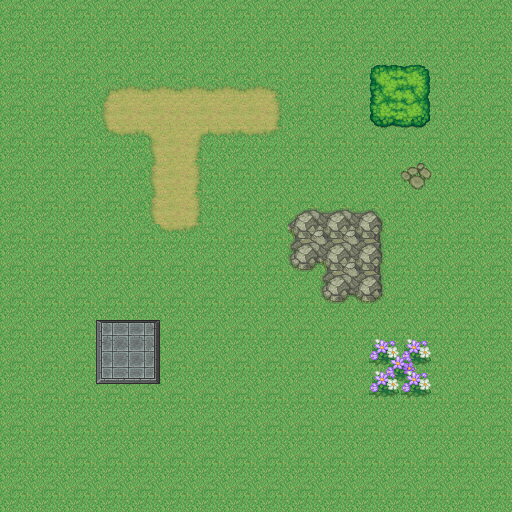

A 2D game scene composited from a Tiled map and its tileset images. What follows is a short description and the map's XML, with every tile layer's data as written:
An orthogonal 32x32 tile map with 16x16 px tiles, 2 tile layers (base, wall).

<map version="1.10" tiledversion="1.11.2" orientation="orthogonal" renderorder="right-down" width="32" height="32" tilewidth="16" tileheight="16" infinite="0" nextlayerid="3" nextobjectid="1">
 <editorsettings>
  <export target="ground.json" format="json" />
 </editorsettings>
 <tileset firstgid="1" name="ground_tile_1" tilewidth="16" tileheight="16" tilecount="768" columns="32">
  <image source="BrightForest-A2.png" width="512" height="384" />
 </tileset>
 <layer id="2" name="base" width="32" height="32">
  <data encoding="csv">
1,2,1,2,1,2,1,2,1,2,1,2,1,2,1,2,1,2,1,2,1,2,1,2,1,2,1,2,1,2,1,2,
33,34,33,34,33,34,33,34,33,34,33,34,33,34,33,34,33,34,33,34,33,34,33,34,33,34,33,34,33,34,33,34,
1,2,1,2,1,2,1,2,1,2,1,2,1,2,1,2,1,2,1,2,1,2,1,2,1,2,1,2,1,2,1,2,
33,34,33,34,33,34,33,34,33,34,33,34,33,34,33,34,33,34,33,34,33,34,33,34,33,34,33,34,33,34,33,34,
1,2,1,2,1,2,1,2,1,2,1,2,1,2,1,2,1,2,1,2,1,2,1,2,1,2,1,2,1,2,1,2,
33,34,33,34,33,34,265,266,267,266,267,266,267,266,267,266,267,268,33,34,33,34,33,34,33,34,33,34,33,34,33,34,
1,2,1,2,1,2,297,298,299,298,299,299,298,299,298,298,299,300,1,2,1,2,1,2,1,2,1,2,1,2,1,2,
33,34,33,34,33,34,329,330,331,330,331,331,330,331,330,330,331,332,33,34,33,34,33,34,33,34,33,34,33,34,33,34,
1,2,1,2,1,2,361,362,363,235,298,299,236,362,363,362,363,364,1,2,1,2,1,2,1,2,1,2,1,2,1,2,
33,34,33,34,33,34,33,34,33,329,330,331,332,34,33,34,33,34,33,34,33,34,33,34,33,34,33,34,33,34,33,34,
1,2,1,2,1,2,1,2,1,297,298,299,300,2,1,2,1,2,1,2,1,2,1,2,1,2,1,2,1,2,1,2,
33,34,33,34,33,34,33,34,33,329,330,331,332,34,33,34,33,34,33,34,33,34,33,34,33,34,33,34,33,34,33,34,
1,2,1,2,1,2,1,2,1,297,298,299,300,2,1,2,1,2,1,2,1,2,1,2,1,2,1,2,1,2,1,2,
33,34,33,34,33,34,33,34,33,329,330,331,332,34,33,34,33,34,33,34,33,34,33,34,33,34,33,34,33,34,33,34,
1,2,1,2,1,2,1,2,1,2,362,363,364,2,1,2,1,2,1,2,1,2,1,2,1,2,1,2,1,2,1,2,
33,34,33,34,33,34,33,34,33,34,33,34,33,34,33,34,33,34,33,34,33,34,33,34,33,34,33,34,33,34,33,34,
1,2,1,2,1,2,1,2,1,2,1,2,1,2,1,2,1,2,1,2,1,2,1,2,1,2,1,2,1,2,1,2,
33,34,33,34,33,34,33,34,33,34,33,34,33,34,33,34,33,34,33,34,33,34,33,34,33,34,33,34,33,34,33,34,
1,2,1,2,1,2,1,2,1,2,1,2,1,2,1,2,1,2,1,2,1,2,1,2,1,2,1,2,1,2,1,2,
33,34,33,34,33,34,33,34,33,34,33,34,33,34,33,34,33,34,33,34,33,34,33,34,33,34,33,34,33,34,33,34,
1,2,1,2,1,2,1,2,1,2,1,2,1,2,1,2,1,2,1,2,1,2,1,2,1,2,1,2,1,2,1,2,
33,34,33,34,33,34,33,34,33,34,33,34,33,34,33,34,33,34,33,34,33,34,33,34,33,34,33,34,33,34,33,34,
1,2,1,2,1,2,1,2,1,2,1,2,1,2,1,2,1,2,1,2,1,2,1,2,1,2,1,2,1,2,1,2,
33,34,33,34,33,34,33,34,33,34,33,34,33,34,33,34,33,34,33,34,33,34,33,34,33,34,33,34,33,34,33,34,
1,2,1,2,1,2,1,2,1,2,1,2,1,2,1,2,1,2,1,2,1,2,1,2,1,2,1,2,1,2,1,2,
33,34,33,34,33,34,33,34,33,34,33,34,33,34,33,34,33,34,33,34,33,34,33,34,33,34,33,34,33,34,33,34,
1,2,1,2,1,2,1,2,1,2,1,2,1,2,1,2,1,2,1,2,1,2,1,2,1,2,1,2,1,2,1,2,
33,34,33,34,33,34,33,34,33,34,33,34,33,34,33,34,33,34,33,34,33,34,33,34,33,34,33,34,33,34,33,34,
1,2,1,2,1,2,1,2,1,2,1,2,1,2,1,2,1,2,1,2,1,2,1,2,1,2,1,2,1,2,1,2,
33,34,33,34,33,34,33,34,33,34,33,34,33,34,33,34,33,34,33,34,33,34,33,34,33,34,33,34,33,34,33,34,
1,2,1,2,1,2,1,2,1,2,1,2,1,2,1,2,1,2,1,2,1,2,1,2,1,2,1,2,1,2,1,2,
33,34,33,34,33,34,33,34,33,34,33,34,33,34,33,34,33,34,33,34,33,34,33,34,33,34,33,34,33,34,33,34
</data>
 </layer>
 <layer id="1" name="wall" width="32" height="32">
  <data encoding="csv">
0,0,0,0,0,0,0,0,0,0,0,0,0,0,0,0,0,0,0,0,0,0,0,0,0,0,0,0,0,0,0,0,
0,0,0,0,0,0,0,0,0,0,0,0,0,0,0,0,0,0,0,0,0,0,0,0,0,0,0,0,0,0,0,0,
0,0,0,0,0,0,0,0,0,0,0,0,0,0,0,0,0,0,0,0,0,0,0,0,0,0,0,0,0,0,0,0,
0,0,0,0,0,0,0,0,0,0,0,0,0,0,0,0,0,0,0,0,0,0,0,0,0,0,0,0,0,0,0,0,
0,0,0,0,0,0,0,0,0,0,0,0,0,0,0,0,0,0,0,0,0,0,0,81,82,83,84,0,0,0,0,0,
0,0,0,0,0,0,0,0,0,0,0,0,0,0,0,0,0,0,0,0,0,0,0,113,114,115,116,0,0,0,0,0,
0,0,0,0,0,0,0,0,0,0,0,0,0,0,0,0,0,0,0,0,0,0,0,145,146,147,148,0,0,0,0,0,
0,0,0,0,0,0,0,0,0,0,0,0,0,0,0,0,0,0,0,0,0,0,0,177,178,179,180,0,0,0,0,0,
0,0,0,0,0,0,0,0,0,0,0,0,0,0,0,0,0,0,0,0,0,0,0,0,0,0,0,0,0,0,0,0,
0,0,0,0,0,0,0,0,0,0,0,0,0,0,0,0,0,0,0,0,0,0,0,0,0,0,0,0,0,0,0,0,
0,0,0,0,0,0,0,0,0,0,0,0,0,0,0,0,0,0,0,0,0,0,0,0,0,193,194,0,0,0,0,0,
0,0,0,0,0,0,0,0,0,0,0,0,0,0,0,0,0,0,0,0,0,0,0,0,0,225,226,0,0,0,0,0,
0,0,0,0,0,0,0,0,0,0,0,0,0,0,0,0,0,0,0,0,0,0,0,0,0,0,0,0,0,0,0,0,
0,0,0,0,0,0,0,0,0,0,0,0,0,0,0,0,0,0,461,462,463,462,463,464,0,0,0,0,0,0,0,0,
0,0,0,0,0,0,0,0,0,0,0,0,0,0,0,0,0,0,431,494,495,494,495,496,0,0,0,0,0,0,0,0,
0,0,0,0,0,0,0,0,0,0,0,0,0,0,0,0,0,0,525,526,527,526,527,528,0,0,0,0,0,0,0,0,
0,0,0,0,0,0,0,0,0,0,0,0,0,0,0,0,0,0,557,558,431,494,495,496,0,0,0,0,0,0,0,0,
0,0,0,0,0,0,0,0,0,0,0,0,0,0,0,0,0,0,0,0,525,526,527,528,0,0,0,0,0,0,0,0,
0,0,0,0,0,0,0,0,0,0,0,0,0,0,0,0,0,0,0,0,557,558,559,560,0,0,0,0,0,0,0,0,
0,0,0,0,0,0,0,0,0,0,0,0,0,0,0,0,0,0,0,0,0,0,0,0,0,0,0,0,0,0,0,0,
0,0,0,0,0,0,641,642,643,644,0,0,0,0,0,0,0,0,0,0,0,0,0,0,0,0,0,0,0,0,0,0,
0,0,0,0,0,0,673,674,675,676,0,0,0,0,0,0,0,0,0,0,0,0,0,661,662,663,664,0,0,0,0,0,
0,0,0,0,0,0,705,706,707,708,0,0,0,0,0,0,0,0,0,0,0,0,0,693,694,695,696,0,0,0,0,0,
0,0,0,0,0,0,737,738,739,740,0,0,0,0,0,0,0,0,0,0,0,0,0,725,726,727,728,0,0,0,0,0,
0,0,0,0,0,0,0,0,0,0,0,0,0,0,0,0,0,0,0,0,0,0,0,757,758,759,760,0,0,0,0,0,
0,0,0,0,0,0,0,0,0,0,0,0,0,0,0,0,0,0,0,0,0,0,0,0,0,0,0,0,0,0,0,0,
0,0,0,0,0,0,0,0,0,0,0,0,0,0,0,0,0,0,0,0,0,0,0,0,0,0,0,0,0,0,0,0,
0,0,0,0,0,0,0,0,0,0,0,0,0,0,0,0,0,0,0,0,0,0,0,0,0,0,0,0,0,0,0,0,
0,0,0,0,0,0,0,0,0,0,0,0,0,0,0,0,0,0,0,0,0,0,0,0,0,0,0,0,0,0,0,0,
0,0,0,0,0,0,0,0,0,0,0,0,0,0,0,0,0,0,0,0,0,0,0,0,0,0,0,0,0,0,0,0,
0,0,0,0,0,0,0,0,0,0,0,0,0,0,0,0,0,0,0,0,0,0,0,0,0,0,0,0,0,0,0,0,
0,0,0,0,0,0,0,0,0,0,0,0,0,0,0,0,0,0,0,0,0,0,0,0,0,0,0,0,0,0,0,0
</data>
 </layer>
</map>
